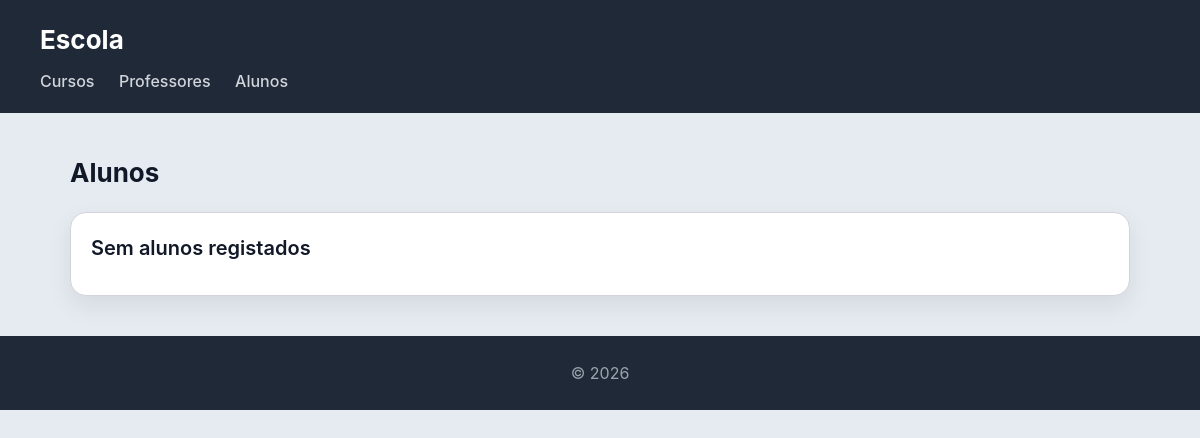
The page /escola/alunos/ on the database as committed earlier.
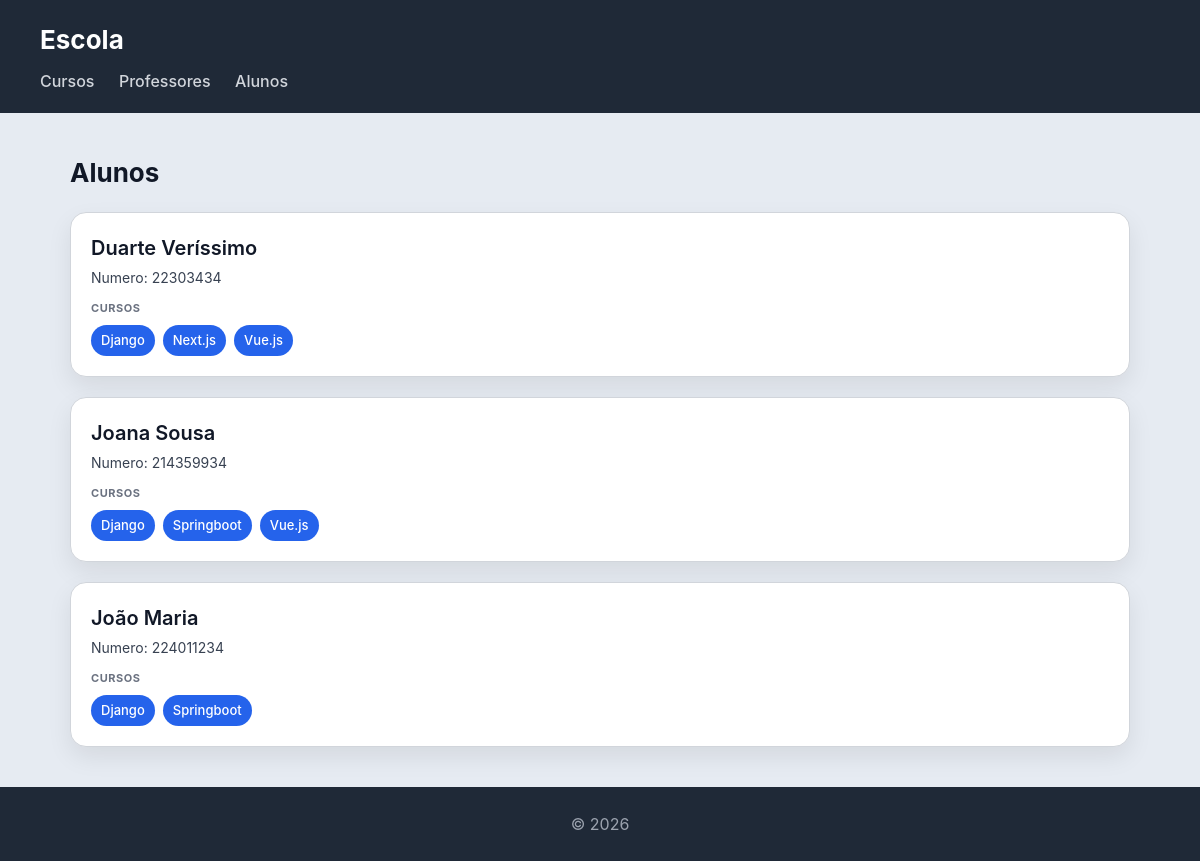
The same page on the database as committed later.
### escola/models.py (models this page shows, shortened)
class Aluno(models.Model):
    nome = models.CharField(max_length=100)
    numero = models.CharField(max_length=20, unique=True)

class Curso(models.Model):
    nome = models.CharField(max_length=100)
    imagem = models.ImageField(upload_to='cursos/')
    professor = models.ForeignKey(Professor, on_delete=models.CASCADE, related_name='cursos')
    alunos = models.ManyToManyField(Aluno, related_name='cursos')

### escola/views.py (the view)
# urls.py: path('alunos/', views.alunos_view, name="alunos"),
def alunos_view(request):
    alunos = Aluno.objects.prefetch_related('cursos').order_by('nome')
    return render(request, 'escola/alunos.html', {'alunos': alunos})

### templates/escola/alunos.html
{% extends "escola/base.html" %} {% block content %}
<h2>Alunos</h2>
<section>
  {% for aluno in alunos %}
  <article>
    <header>
      <h3>{{ aluno.nome }}</h3>
      <p>Numero: {{ aluno.numero }}</p>
    </header>
    <section>
      <h4>Cursos</h4>
      <ul>
        {% for curso in aluno.cursos.all %}
        <li>
          <a href="{% url 'curso' curso.id %}">{{ curso.nome }}</a>
        </li>
        {% empty %}
        <li>Sem cursos frequentados</li>
        {% endfor %}
      </ul>
    </section>
  </article>
  {% empty %}
  <article>
    <header>
      <h3>Sem alunos registados</h3>
    </header>
  </article>
  {% endfor %}
</section>
{% endblock %}

Rows that differ between the two databases and show on the page:
added Aluno: nome "Duarte Veríssimo", numero "22303434"
added Curso: nome "Django"
added Curso: nome "Next.js", shown under "Duarte Veríssimo"
added Curso: nome "Vue.js"
added Aluno: nome "Joana Sousa", numero "214359934"
added Curso: nome "Springboot"
added Aluno: nome "João Maria", numero "224011234"
Other text that changed with them:
text no longer shown: "Sem alunos registados"
